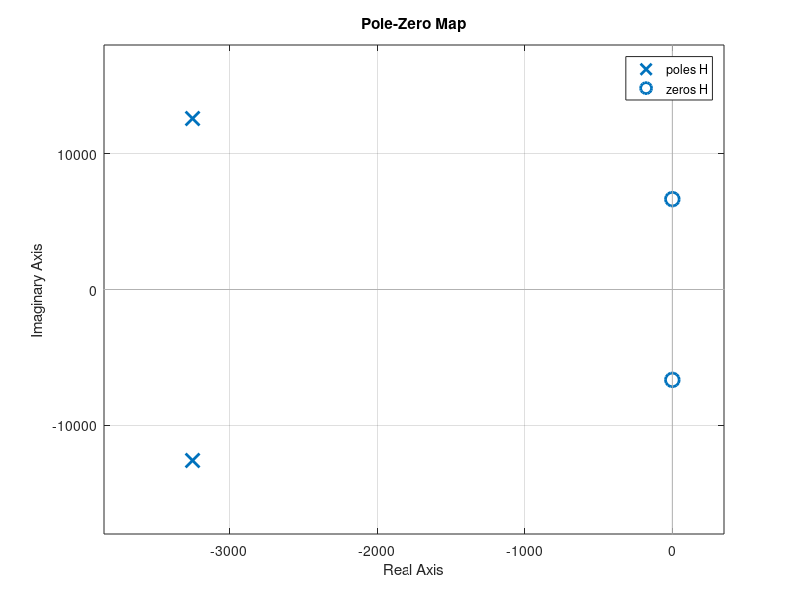

Source code (MATLAB):
k = sqrt((2*(10^(-0.2))) - 1);
q = 2;
wp = 13000;
s = tf('s');
H = (((s^2) + ((k*wp)^2))/((s^2) + (s*wp/q) + (wp^2)));
pzmap(H)
grid on

set(gcf,'PaperOrientation','landscape');
print('PZMap_Norm','-dpdf','-fillpage');
